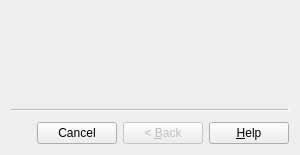
<?xml version="1.0" encoding="UTF-8"?>
<ui version="4.0">
 <class>cameraCalibWizard</class>
 <widget class="QWizard" name="cameraCalibWizard">
  <property name="geometry">
   <rect>
    <x>0</x>
    <y>0</y>
    <width>300</width>
    <height>155</height>
   </rect>
  </property>
  <property name="windowTitle">
   <string>Camera Lens calibration</string>
  </property>
  <property name="wizardStyle">
   <enum>QWizard::ClassicStyle</enum>
  </property>
  <property name="options">
   <set>QWizard::CancelButtonOnLeft|QWizard::HaveHelpButton|QWizard::HelpButtonOnRight</set>
  </property>
 </widget>
 <resources/>
 <connections/>
</ui>
